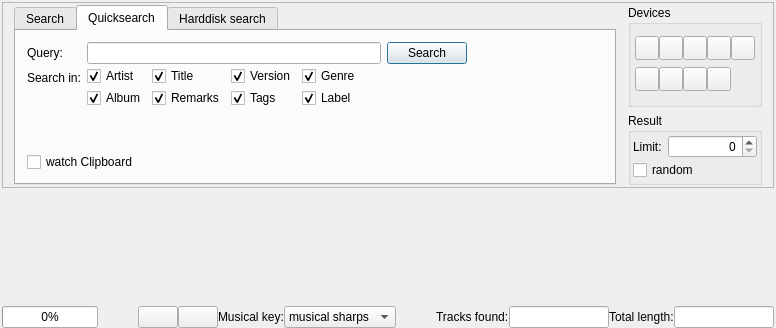
<?xml version="1.0" encoding="UTF-8"?>
<ui version="4.0">
 <class>searchClass</class>
 <widget class="QWidget" name="searchClass">
  <property name="geometry">
   <rect>
    <x>0</x>
    <y>0</y>
    <width>776</width>
    <height>328</height>
   </rect>
  </property>
  <property name="windowTitle">
   <string>WinMusik Search</string>
  </property>
  <property name="windowIcon">
   <iconset resource="../../resources.qrc">
    <normaloff>:/devices48/resources/tr48x48-0012.png</normaloff>:/devices48/resources/tr48x48-0012.png</iconset>
  </property>
  <layout class="QVBoxLayout" name="verticalLayout_3">
   <property name="leftMargin">
    <number>2</number>
   </property>
   <property name="topMargin">
    <number>2</number>
   </property>
   <property name="rightMargin">
    <number>2</number>
   </property>
   <property name="bottomMargin">
    <number>0</number>
   </property>
   <item>
    <widget class="QFrame" name="frame">
     <property name="minimumSize">
      <size>
       <width>0</width>
       <height>0</height>
      </size>
     </property>
     <property name="maximumSize">
      <size>
       <width>16777215</width>
       <height>190</height>
      </size>
     </property>
     <property name="frameShape">
      <enum>QFrame::StyledPanel</enum>
     </property>
     <property name="frameShadow">
      <enum>QFrame::Raised</enum>
     </property>
     <layout class="QHBoxLayout" name="horizontalLayout">
      <property name="spacing">
       <number>6</number>
      </property>
      <property name="topMargin">
       <number>2</number>
      </property>
      <property name="bottomMargin">
       <number>2</number>
      </property>
      <item>
       <widget class="QTabWidget" name="tabWidget">
        <property name="enabled">
         <bool>true</bool>
        </property>
        <property name="maximumSize">
         <size>
          <width>16777215</width>
          <height>180</height>
         </size>
        </property>
        <property name="tabShape">
         <enum>QTabWidget::Rounded</enum>
        </property>
        <property name="currentIndex">
         <number>1</number>
        </property>
        <property name="elideMode">
         <enum>Qt::ElideNone</enum>
        </property>
        <property name="usesScrollButtons">
         <bool>true</bool>
        </property>
        <widget class="QWidget" name="tab">
         <attribute name="icon">
          <iconset resource="../../resources.qrc">
           <normaloff>:/icons/resources/viewmag.png</normaloff>:/icons/resources/viewmag.png</iconset>
         </attribute>
         <attribute name="title">
          <string>Search</string>
         </attribute>
         <layout class="QVBoxLayout" name="verticalLayout">
          <property name="spacing">
           <number>2</number>
          </property>
          <property name="margin">
           <number>9</number>
          </property>
          <item>
           <layout class="QGridLayout">
            <property name="horizontalSpacing">
             <number>6</number>
            </property>
            <property name="verticalSpacing">
             <number>0</number>
            </property>
            <item row="0" column="0">
             <widget class="QLabel" name="label">
              <property name="text">
               <string>Artist:</string>
              </property>
             </widget>
            </item>
            <item row="0" column="1">
             <widget class="QLineEdit" name="artist"/>
            </item>
            <item row="1" column="0">
             <widget class="QLabel" name="label_2">
              <property name="text">
               <string>Title:</string>
              </property>
             </widget>
            </item>
            <item row="1" column="1">
             <widget class="QLineEdit" name="title"/>
            </item>
            <item row="2" column="0">
             <widget class="QLabel" name="label_6">
              <property name="text">
               <string>Version:</string>
              </property>
             </widget>
            </item>
            <item row="3" column="0">
             <widget class="QLabel" name="label_7">
              <property name="text">
               <string>Genre:</string>
              </property>
             </widget>
            </item>
            <item row="4" column="0">
             <widget class="QLabel" name="label_8">
              <property name="text">
               <string>Tags:</string>
              </property>
             </widget>
            </item>
            <item row="2" column="1">
             <widget class="QLineEdit" name="version"/>
            </item>
            <item row="4" column="1">
             <widget class="QLineEdit" name="tags"/>
            </item>
            <item row="0" column="2">
             <widget class="QPushButton" name="searchButton">
              <property name="text">
               <string>Search</string>
              </property>
              <property name="icon">
               <iconset resource="../../resources.qrc">
                <normaloff>:/icons/resources/next.png</normaloff>:/icons/resources/next.png</iconset>
              </property>
              <property name="iconSize">
               <size>
                <width>16</width>
                <height>16</height>
               </size>
              </property>
              <property name="autoDefault">
               <bool>true</bool>
              </property>
              <property name="default">
               <bool>true</bool>
              </property>
             </widget>
            </item>
            <item row="3" column="1">
             <layout class="QHBoxLayout" name="horizontalLayout_8">
              <item>
               <widget class="QLineEdit" name="genre"/>
              </item>
              <item>
               <widget class="QLabel" name="label_12">
                <property name="text">
                 <string>Label:</string>
                </property>
               </widget>
              </item>
              <item>
               <widget class="QLineEdit" name="recordLabel"/>
              </item>
             </layout>
            </item>
           </layout>
          </item>
         </layout>
        </widget>
        <widget class="QWidget" name="tab_2">
         <attribute name="title">
          <string>Quicksearch</string>
         </attribute>
         <layout class="QVBoxLayout" name="verticalLayout_4">
          <property name="spacing">
           <number>0</number>
          </property>
          <item>
           <layout class="QHBoxLayout" name="horizontalLayout_3">
            <item>
             <layout class="QVBoxLayout" name="verticalLayout_8">
              <item>
               <layout class="QFormLayout" name="formLayout">
                <property name="fieldGrowthPolicy">
                 <enum>QFormLayout::ExpandingFieldsGrow</enum>
                </property>
                <property name="labelAlignment">
                 <set>Qt::AlignLeading|Qt::AlignLeft|Qt::AlignVCenter</set>
                </property>
                <property name="horizontalSpacing">
                 <number>6</number>
                </property>
                <property name="verticalSpacing">
                 <number>2</number>
                </property>
                <property name="topMargin">
                 <number>0</number>
                </property>
                <item row="1" column="0">
                 <widget class="QLabel" name="label_4">
                  <property name="text">
                   <string>Query:</string>
                  </property>
                 </widget>
                </item>
                <item row="1" column="1">
                 <layout class="QHBoxLayout" name="horizontalLayout_4">
                  <property name="spacing">
                   <number>6</number>
                  </property>
                  <item>
                   <widget class="QLineEdit" name="query"/>
                  </item>
                  <item>
                   <widget class="QPushButton" name="quicksearchButton">
                    <property name="text">
                     <string>Search</string>
                    </property>
                    <property name="icon">
                     <iconset resource="../../resources.qrc">
                      <normaloff>:/icons/resources/next.png</normaloff>:/icons/resources/next.png</iconset>
                    </property>
                    <property name="iconSize">
                     <size>
                      <width>16</width>
                      <height>16</height>
                     </size>
                    </property>
                    <property name="default">
                     <bool>true</bool>
                    </property>
                   </widget>
                  </item>
                 </layout>
                </item>
                <item row="2" column="0">
                 <widget class="QLabel" name="label_9">
                  <property name="sizePolicy">
                   <sizepolicy hsizetype="Preferred" vsizetype="Preferred">
                    <horstretch>0</horstretch>
                    <verstretch>0</verstretch>
                   </sizepolicy>
                  </property>
                  <property name="text">
                   <string>Search in:</string>
                  </property>
                  <property name="alignment">
                   <set>Qt::AlignLeading|Qt::AlignLeft|Qt::AlignVCenter</set>
                  </property>
                 </widget>
                </item>
                <item row="2" column="1">
                 <layout class="QHBoxLayout" name="horizontalLayout_7">
                  <property name="topMargin">
                   <number>0</number>
                  </property>
                  <item>
                   <layout class="QGridLayout" name="gridLayout">
                    <property name="horizontalSpacing">
                     <number>6</number>
                    </property>
                    <property name="verticalSpacing">
                     <number>2</number>
                    </property>
                    <item row="0" column="4">
                     <spacer name="horizontalSpacer_4">
                      <property name="orientation">
                       <enum>Qt::Horizontal</enum>
                      </property>
                      <property name="sizeHint" stdset="0">
                       <size>
                        <width>40</width>
                        <height>20</height>
                       </size>
                      </property>
                     </spacer>
                    </item>
                    <item row="0" column="0">
                     <widget class="QCheckBox" name="searchArtist">
                      <property name="text">
                       <string>Artist</string>
                      </property>
                      <property name="checked">
                       <bool>true</bool>
                      </property>
                     </widget>
                    </item>
                    <item row="0" column="1">
                     <widget class="QCheckBox" name="searchTitle">
                      <property name="text">
                       <string>Title</string>
                      </property>
                      <property name="checked">
                       <bool>true</bool>
                      </property>
                     </widget>
                    </item>
                    <item row="0" column="2">
                     <widget class="QCheckBox" name="searchVersion">
                      <property name="text">
                       <string>Version</string>
                      </property>
                      <property name="checked">
                       <bool>true</bool>
                      </property>
                     </widget>
                    </item>
                    <item row="0" column="3">
                     <widget class="QCheckBox" name="searchGenre">
                      <property name="text">
                       <string>Genre</string>
                      </property>
                      <property name="checked">
                       <bool>true</bool>
                      </property>
                     </widget>
                    </item>
                    <item row="1" column="0">
                     <widget class="QCheckBox" name="searchAlbum">
                      <property name="text">
                       <string>Album</string>
                      </property>
                      <property name="checked">
                       <bool>true</bool>
                      </property>
                     </widget>
                    </item>
                    <item row="1" column="1">
                     <widget class="QCheckBox" name="searchRemarks">
                      <property name="text">
                       <string>Remarks</string>
                      </property>
                      <property name="checked">
                       <bool>true</bool>
                      </property>
                     </widget>
                    </item>
                    <item row="1" column="2">
                     <widget class="QCheckBox" name="searchTags">
                      <property name="text">
                       <string>Tags</string>
                      </property>
                      <property name="checked">
                       <bool>true</bool>
                      </property>
                     </widget>
                    </item>
                    <item row="1" column="3">
                     <widget class="QCheckBox" name="searchLabel">
                      <property name="text">
                       <string>Label</string>
                      </property>
                      <property name="checked">
                       <bool>true</bool>
                      </property>
                     </widget>
                    </item>
                    <item row="0" column="5">
                     <layout class="QHBoxLayout" name="horizontalLayout_9">
                      <property name="leftMargin">
                       <number>9</number>
                      </property>
                     </layout>
                    </item>
                   </layout>
                  </item>
                  <item>
                   <spacer name="horizontalSpacer_3">
                    <property name="orientation">
                     <enum>Qt::Horizontal</enum>
                    </property>
                    <property name="sizeHint" stdset="0">
                     <size>
                      <width>40</width>
                      <height>20</height>
                     </size>
                    </property>
                   </spacer>
                  </item>
                 </layout>
                </item>
                <item row="3" column="1">
                 <spacer name="verticalSpacer">
                  <property name="orientation">
                   <enum>Qt::Vertical</enum>
                  </property>
                  <property name="sizeHint" stdset="0">
                   <size>
                    <width>20</width>
                    <height>40</height>
                   </size>
                  </property>
                 </spacer>
                </item>
               </layout>
              </item>
              <item>
               <widget class="QCheckBox" name="watchClipboard">
                <property name="text">
                 <string>watch Clipboard</string>
                </property>
               </widget>
              </item>
             </layout>
            </item>
            <item>
             <widget class="KeyWheel" name="keywheel">
              <property name="minimumSize">
               <size>
                <width>130</width>
                <height>130</height>
               </size>
              </property>
              <property name="maximumSize">
               <size>
                <width>130</width>
                <height>130</height>
               </size>
              </property>
              <property name="frameShape">
               <enum>QFrame::NoFrame</enum>
              </property>
              <property name="text">
               <string/>
              </property>
              <property name="pixmap">
               <pixmap resource="../../resources.qrc">:/openkey/resources/keywheel/key0000.png</pixmap>
              </property>
              <property name="scaledContents">
               <bool>false</bool>
              </property>
              <property name="margin">
               <number>0</number>
              </property>
             </widget>
            </item>
           </layout>
          </item>
         </layout>
        </widget>
        <widget class="QWidget" name="Seite">
         <attribute name="title">
          <string>Harddisk search</string>
         </attribute>
         <layout class="QVBoxLayout" name="verticalLayout_5">
          <item>
           <layout class="QHBoxLayout" name="horizontalLayout_5">
            <item>
             <widget class="QLabel" name="label_5">
              <property name="text">
               <string>Query:</string>
              </property>
             </widget>
            </item>
            <item>
             <widget class="QLineEdit" name="query_harddisk"/>
            </item>
            <item>
             <widget class="QPushButton" name="hardDiskSearchButton">
              <property name="text">
               <string>Search</string>
              </property>
              <property name="icon">
               <iconset resource="../../resources.qrc">
                <normaloff>:/icons/resources/next.png</normaloff>:/icons/resources/next.png</iconset>
              </property>
              <property name="iconSize">
               <size>
                <width>16</width>
                <height>16</height>
               </size>
              </property>
              <property name="default">
               <bool>true</bool>
              </property>
             </widget>
            </item>
           </layout>
          </item>
          <item>
           <spacer name="verticalSpacer_3">
            <property name="orientation">
             <enum>Qt::Vertical</enum>
            </property>
            <property name="sizeHint" stdset="0">
             <size>
              <width>20</width>
              <height>40</height>
             </size>
            </property>
           </spacer>
          </item>
          <item>
           <layout class="QHBoxLayout" name="horizontalLayout_6">
            <item>
             <widget class="QCheckBox" name="watchClipboardHarddisk">
              <property name="text">
               <string>watch Clipboard</string>
              </property>
             </widget>
            </item>
           </layout>
          </item>
         </layout>
        </widget>
       </widget>
      </item>
      <item>
       <layout class="QVBoxLayout" name="verticalLayout_6">
        <property name="leftMargin">
         <number>6</number>
        </property>
        <item>
         <widget class="QGroupBox" name="groupBox">
          <property name="sizePolicy">
           <sizepolicy hsizetype="Preferred" vsizetype="Expanding">
            <horstretch>0</horstretch>
            <verstretch>0</verstretch>
           </sizepolicy>
          </property>
          <property name="title">
           <string>Devices</string>
          </property>
          <property name="flat">
           <bool>false</bool>
          </property>
          <layout class="QGridLayout" name="_2">
           <property name="margin">
            <number>4</number>
           </property>
           <property name="spacing">
            <number>0</number>
           </property>
           <item row="0" column="0">
            <widget class="QToolButton" name="traeger_1">
             <property name="minimumSize">
              <size>
               <width>24</width>
               <height>24</height>
              </size>
             </property>
             <property name="focusPolicy">
              <enum>Qt::NoFocus</enum>
             </property>
             <property name="autoFillBackground">
              <bool>false</bool>
             </property>
             <property name="text">
              <string/>
             </property>
             <property name="icon">
              <iconset resource="../../resources.qrc">
               <normaloff>:/devices25/resources/tr25x25-0001.png</normaloff>:/devices25/resources/tr25x25-0001.png</iconset>
             </property>
             <property name="iconSize">
              <size>
               <width>16</width>
               <height>16</height>
              </size>
             </property>
             <property name="checkable">
              <bool>true</bool>
             </property>
            </widget>
           </item>
           <item row="0" column="1">
            <widget class="QToolButton" name="traeger_2">
             <property name="minimumSize">
              <size>
               <width>24</width>
               <height>24</height>
              </size>
             </property>
             <property name="focusPolicy">
              <enum>Qt::NoFocus</enum>
             </property>
             <property name="text">
              <string/>
             </property>
             <property name="icon">
              <iconset resource="../../resources.qrc">
               <normaloff>:/devices25/resources/tr25x25-0002.png</normaloff>:/devices25/resources/tr25x25-0002.png</iconset>
             </property>
             <property name="iconSize">
              <size>
               <width>16</width>
               <height>16</height>
              </size>
             </property>
             <property name="checkable">
              <bool>true</bool>
             </property>
            </widget>
           </item>
           <item row="0" column="2">
            <widget class="QToolButton" name="traeger_3">
             <property name="minimumSize">
              <size>
               <width>24</width>
               <height>24</height>
              </size>
             </property>
             <property name="focusPolicy">
              <enum>Qt::NoFocus</enum>
             </property>
             <property name="text">
              <string/>
             </property>
             <property name="icon">
              <iconset resource="../../resources.qrc">
               <normaloff>:/devices25/resources/tr25x25-0003.png</normaloff>:/devices25/resources/tr25x25-0003.png</iconset>
             </property>
             <property name="iconSize">
              <size>
               <width>16</width>
               <height>16</height>
              </size>
             </property>
             <property name="checkable">
              <bool>true</bool>
             </property>
            </widget>
           </item>
           <item row="0" column="3">
            <widget class="QToolButton" name="traeger_4">
             <property name="minimumSize">
              <size>
               <width>24</width>
               <height>24</height>
              </size>
             </property>
             <property name="focusPolicy">
              <enum>Qt::NoFocus</enum>
             </property>
             <property name="text">
              <string/>
             </property>
             <property name="icon">
              <iconset resource="../../resources.qrc">
               <normaloff>:/devices25/resources/tr25x25-0004.png</normaloff>:/devices25/resources/tr25x25-0004.png</iconset>
             </property>
             <property name="iconSize">
              <size>
               <width>16</width>
               <height>16</height>
              </size>
             </property>
             <property name="checkable">
              <bool>true</bool>
             </property>
            </widget>
           </item>
           <item row="0" column="4">
            <widget class="QToolButton" name="traeger_5">
             <property name="minimumSize">
              <size>
               <width>24</width>
               <height>24</height>
              </size>
             </property>
             <property name="focusPolicy">
              <enum>Qt::NoFocus</enum>
             </property>
             <property name="text">
              <string/>
             </property>
             <property name="icon">
              <iconset resource="../../resources.qrc">
               <normaloff>:/devices25/resources/tr25x25-0005.png</normaloff>:/devices25/resources/tr25x25-0005.png</iconset>
             </property>
             <property name="iconSize">
              <size>
               <width>16</width>
               <height>16</height>
              </size>
             </property>
             <property name="checkable">
              <bool>true</bool>
             </property>
            </widget>
           </item>
           <item row="1" column="0">
            <widget class="QToolButton" name="traeger_6">
             <property name="minimumSize">
              <size>
               <width>24</width>
               <height>24</height>
              </size>
             </property>
             <property name="focusPolicy">
              <enum>Qt::NoFocus</enum>
             </property>
             <property name="text">
              <string/>
             </property>
             <property name="icon">
              <iconset resource="../../resources.qrc">
               <normaloff>:/devices25/resources/tr25x25-0006.png</normaloff>:/devices25/resources/tr25x25-0006.png</iconset>
             </property>
             <property name="iconSize">
              <size>
               <width>16</width>
               <height>16</height>
              </size>
             </property>
             <property name="checkable">
              <bool>true</bool>
             </property>
            </widget>
           </item>
           <item row="1" column="1">
            <widget class="QToolButton" name="traeger_7">
             <property name="minimumSize">
              <size>
               <width>24</width>
               <height>24</height>
              </size>
             </property>
             <property name="focusPolicy">
              <enum>Qt::NoFocus</enum>
             </property>
             <property name="text">
              <string/>
             </property>
             <property name="icon">
              <iconset resource="../../resources.qrc">
               <normaloff>:/devices25/resources/tr25x25-0007.png</normaloff>:/devices25/resources/tr25x25-0007.png</iconset>
             </property>
             <property name="iconSize">
              <size>
               <width>16</width>
               <height>16</height>
              </size>
             </property>
             <property name="checkable">
              <bool>true</bool>
             </property>
            </widget>
           </item>
           <item row="1" column="2">
            <widget class="QToolButton" name="traeger_8">
             <property name="minimumSize">
              <size>
               <width>24</width>
               <height>24</height>
              </size>
             </property>
             <property name="focusPolicy">
              <enum>Qt::NoFocus</enum>
             </property>
             <property name="text">
              <string/>
             </property>
             <property name="icon">
              <iconset resource="../../resources.qrc">
               <normaloff>:/devices25/resources/tr25x25-0008.png</normaloff>:/devices25/resources/tr25x25-0008.png</iconset>
             </property>
             <property name="iconSize">
              <size>
               <width>16</width>
               <height>16</height>
              </size>
             </property>
             <property name="checkable">
              <bool>true</bool>
             </property>
            </widget>
           </item>
           <item row="1" column="3">
            <widget class="QToolButton" name="traeger_9">
             <property name="minimumSize">
              <size>
               <width>24</width>
               <height>24</height>
              </size>
             </property>
             <property name="focusPolicy">
              <enum>Qt::NoFocus</enum>
             </property>
             <property name="text">
              <string/>
             </property>
             <property name="icon">
              <iconset resource="../../resources.qrc">
               <normaloff>:/devices25/resources/tr25x25-0009.png</normaloff>:/devices25/resources/tr25x25-0009.png</iconset>
             </property>
             <property name="iconSize">
              <size>
               <width>16</width>
               <height>16</height>
              </size>
             </property>
             <property name="checkable">
              <bool>true</bool>
             </property>
            </widget>
           </item>
          </layout>
         </widget>
        </item>
        <item>
         <widget class="QGroupBox" name="groupBox_2">
          <property name="title">
           <string>Result</string>
          </property>
          <layout class="QVBoxLayout" name="verticalLayout_7">
           <property name="spacing">
            <number>2</number>
           </property>
           <property name="margin">
            <number>2</number>
           </property>
           <item>
            <layout class="QFormLayout" name="formLayout_2">
             <property name="fieldGrowthPolicy">
              <enum>QFormLayout::AllNonFixedFieldsGrow</enum>
             </property>
             <property name="topMargin">
              <number>0</number>
             </property>
             <item row="0" column="0">
              <widget class="QLabel" name="label_10">
               <property name="text">
                <string>Limit:</string>
               </property>
              </widget>
             </item>
             <item row="0" column="1">
              <widget class="QSpinBox" name="limitResultSpinBox">
               <property name="alignment">
                <set>Qt::AlignRight|Qt::AlignTrailing|Qt::AlignVCenter</set>
               </property>
               <property name="maximum">
                <number>999999999</number>
               </property>
              </widget>
             </item>
            </layout>
           </item>
           <item>
            <widget class="QCheckBox" name="randomResultCheckBox">
             <property name="text">
              <string>random</string>
             </property>
            </widget>
           </item>
          </layout>
         </widget>
        </item>
       </layout>
      </item>
     </layout>
    </widget>
   </item>
   <item>
    <widget class="QWidget" name="listWidget" native="true">
     <property name="sizePolicy">
      <sizepolicy hsizetype="Expanding" vsizetype="Expanding">
       <horstretch>0</horstretch>
       <verstretch>0</verstretch>
      </sizepolicy>
     </property>
     <layout class="QVBoxLayout" name="verticalLayout_2">
      <property name="spacing">
       <number>0</number>
      </property>
      <property name="margin">
       <number>0</number>
      </property>
     </layout>
    </widget>
   </item>
   <item>
    <layout class="QHBoxLayout" name="horizontalLayout_2">
     <property name="spacing">
      <number>0</number>
     </property>
     <item>
      <widget class="QProgressBar" name="progressBar">
       <property name="sizePolicy">
        <sizepolicy hsizetype="Expanding" vsizetype="Fixed">
         <horstretch>0</horstretch>
         <verstretch>0</verstretch>
        </sizepolicy>
       </property>
       <property name="minimumSize">
        <size>
         <width>0</width>
         <height>0</height>
        </size>
       </property>
       <property name="value">
        <number>0</number>
       </property>
      </widget>
     </item>
     <item>
      <spacer name="horizontalSpacer_2">
       <property name="orientation">
        <enum>Qt::Horizontal</enum>
       </property>
       <property name="sizeType">
        <enum>QSizePolicy::Minimum</enum>
       </property>
       <property name="sizeHint" stdset="0">
        <size>
         <width>40</width>
         <height>20</height>
        </size>
       </property>
      </spacer>
     </item>
     <item>
      <widget class="QPushButton" name="markAllButton">
       <property name="toolTip">
        <string>select all</string>
       </property>
       <property name="text">
        <string/>
       </property>
       <property name="icon">
        <iconset resource="../../resources.qrc">
         <normaloff>:/icons/resources/frame_text.png</normaloff>:/icons/resources/frame_text.png</iconset>
       </property>
      </widget>
     </item>
     <item>
      <widget class="QPushButton" name="markNoneButton">
       <property name="toolTip">
        <string>unselect all</string>
       </property>
       <property name="text">
        <string/>
       </property>
       <property name="icon">
        <iconset resource="../../resources.qrc">
         <normaloff>:/icons/resources/eraser.png</normaloff>:/icons/resources/eraser.png</iconset>
       </property>
      </widget>
     </item>
     <item>
      <widget class="QLabel" name="label_23">
       <property name="text">
        <string>Musical key:</string>
       </property>
      </widget>
     </item>
     <item>
      <widget class="QComboBox" name="displayMusicKey">
       <item>
        <property name="text">
         <string>musical sharps</string>
        </property>
       </item>
       <item>
        <property name="text">
         <string>open key</string>
        </property>
       </item>
       <item>
        <property name="text">
         <string>custom format</string>
        </property>
       </item>
      </widget>
     </item>
     <item>
      <spacer name="horizontalSpacer">
       <property name="orientation">
        <enum>Qt::Horizontal</enum>
       </property>
       <property name="sizeType">
        <enum>QSizePolicy::Minimum</enum>
       </property>
       <property name="sizeHint" stdset="0">
        <size>
         <width>40</width>
         <height>20</height>
        </size>
       </property>
      </spacer>
     </item>
     <item>
      <widget class="QLabel" name="label_3">
       <property name="text">
        <string>Tracks found:</string>
       </property>
      </widget>
     </item>
     <item>
      <widget class="QLineEdit" name="numTracks">
       <property name="sizePolicy">
        <sizepolicy hsizetype="Fixed" vsizetype="Fixed">
         <horstretch>0</horstretch>
         <verstretch>0</verstretch>
        </sizepolicy>
       </property>
       <property name="minimumSize">
        <size>
         <width>70</width>
         <height>0</height>
        </size>
       </property>
       <property name="maximumSize">
        <size>
         <width>100</width>
         <height>16777215</height>
        </size>
       </property>
       <property name="focusPolicy">
        <enum>Qt::NoFocus</enum>
       </property>
       <property name="alignment">
        <set>Qt::AlignRight|Qt::AlignTrailing|Qt::AlignVCenter</set>
       </property>
       <property name="readOnly">
        <bool>true</bool>
       </property>
      </widget>
     </item>
     <item>
      <widget class="QLabel" name="label_11">
       <property name="text">
        <string>Total length:</string>
       </property>
      </widget>
     </item>
     <item>
      <widget class="QLineEdit" name="totalLength">
       <property name="sizePolicy">
        <sizepolicy hsizetype="Fixed" vsizetype="Fixed">
         <horstretch>0</horstretch>
         <verstretch>0</verstretch>
        </sizepolicy>
       </property>
       <property name="minimumSize">
        <size>
         <width>70</width>
         <height>0</height>
        </size>
       </property>
       <property name="maximumSize">
        <size>
         <width>100</width>
         <height>16777215</height>
        </size>
       </property>
       <property name="focusPolicy">
        <enum>Qt::NoFocus</enum>
       </property>
       <property name="alignment">
        <set>Qt::AlignRight|Qt::AlignTrailing|Qt::AlignVCenter</set>
       </property>
       <property name="readOnly">
        <bool>true</bool>
       </property>
      </widget>
     </item>
    </layout>
   </item>
  </layout>
 </widget>
 <layoutdefault spacing="6" margin="11"/>
 <customwidgets>
  <customwidget>
   <class>KeyWheel</class>
   <extends>QLabel</extends>
   <header>keywheel.h</header>
  </customwidget>
 </customwidgets>
 <tabstops>
  <tabstop>artist</tabstop>
  <tabstop>title</tabstop>
  <tabstop>version</tabstop>
  <tabstop>tags</tabstop>
  <tabstop>markAllButton</tabstop>
  <tabstop>markNoneButton</tabstop>
  <tabstop>tabWidget</tabstop>
  <tabstop>query_harddisk</tabstop>
  <tabstop>hardDiskSearchButton</tabstop>
  <tabstop>watchClipboardHarddisk</tabstop>
 </tabstops>
 <resources>
  <include location="../../resources.qrc"/>
 </resources>
 <connections/>
</ui>
